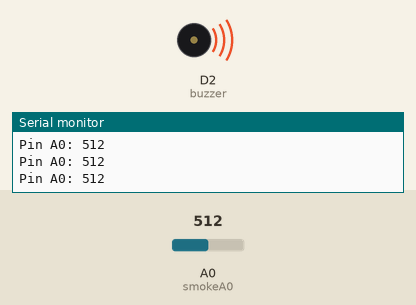
The sketch below on a simulated ESP8266 (NodeMCU). Shown: buzzer (waves = sounding), the last lines printed to the serial monitor. Inputs (shaded band) come from the test bench; at power-on: A0 (smokeA0) = 512.

Above: at 1.2 s.
1.3 s: A0 (smokeA0) set to 314
2.8 s: A0 (smokeA0) set to 293
At 3.8 s:
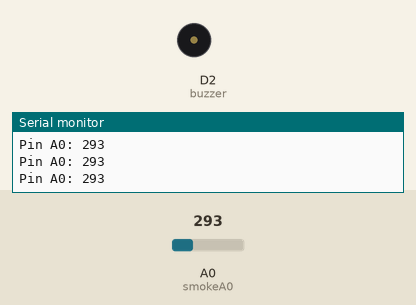
4.3 s: A0 (smokeA0) set to 306
At 5.0 s:
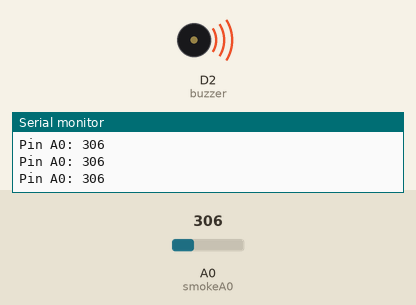
5.8 s: A0 (smokeA0) set to 290
At 6.3 s:
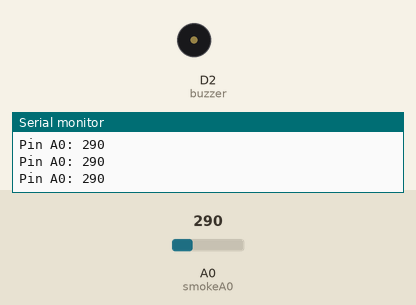
Timing chart, 0 to 8.3 s (numbered marks = the images above; inputs shaded):
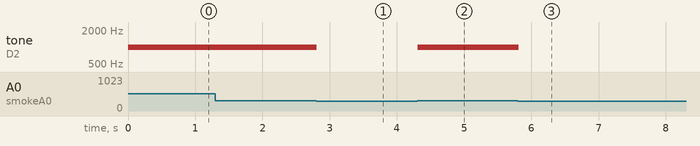

The sketch:

Arduino_Gas_Sensor.ino
```cpp
int buzzer = D2;
int smokeA0 = A0;

// Your threshold value. You might need to change it.
int sensorThres = 300;

void setup() {
 pinMode(buzzer, OUTPUT);
 pinMode(smokeA0, INPUT);
 Serial.begin(9600);
}

void loop() {
 int analogSensor = analogRead(smokeA0);

 Serial.print("Pin A0: ");
 Serial.println(analogSensor);
 // Checks if it has reached the threshold value
 if (analogSensor > sensorThres)
 {
   tone(buzzer, 1000, 500);
 }
 else
 {
   noTone(buzzer);
 }
 delay(100);
}
```

Measured:
- the behaviour switches between 301 and 300 on A0 (smokeA0) (found by bisection; images 0 and 1)
- after the input at 2.8 s, tone on D2 (buzzer): 1000 Hz → silent at once
- after the input at 4.3 s, tone on D2 (buzzer): silent → 1000 Hz at once
- after the input at 5.8 s, tone on D2 (buzzer): 1000 Hz → silent at once
